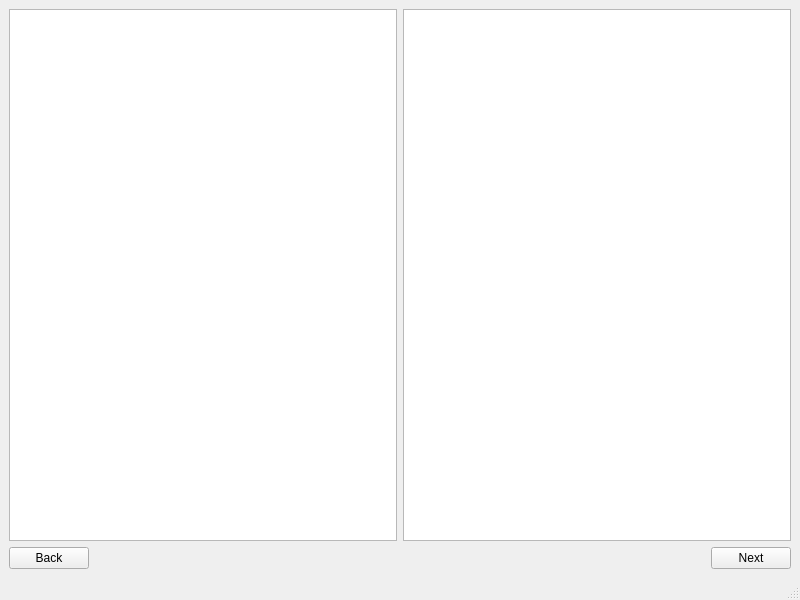
<?xml version="1.0" encoding="UTF-8"?>
<ui version="4.0">
 <class>RecipePageTypeOne</class>
 <widget class="QMainWindow" name="RecipePageTypeOne">
  <property name="geometry">
   <rect>
    <x>0</x>
    <y>0</y>
    <width>800</width>
    <height>600</height>
   </rect>
  </property>
  <property name="windowTitle">
   <string>MainWindow</string>
  </property>
  <widget class="QWidget" name="centralwidget">
   <layout class="QGridLayout" name="gridLayout">
    <item row="0" column="0">
     <widget class="QGraphicsView" name="imageGraphicsView"/>
    </item>
    <item row="1" column="0" alignment="Qt::AlignLeft">
     <widget class="QPushButton" name="backButton">
      <property name="text">
       <string>Back</string>
      </property>
     </widget>
    </item>
    <item row="1" column="1" alignment="Qt::AlignRight">
     <widget class="QPushButton" name="nextButton">
      <property name="text">
       <string>Next</string>
      </property>
     </widget>
    </item>
    <item row="0" column="1">
     <widget class="QTextBrowser" name="recipeTextField"/>
    </item>
   </layout>
  </widget>
  <widget class="QMenuBar" name="menubar">
   <property name="geometry">
    <rect>
     <x>0</x>
     <y>0</y>
     <width>800</width>
     <height>21</height>
    </rect>
   </property>
  </widget>
  <widget class="QStatusBar" name="statusbar"/>
 </widget>
 <resources/>
 <connections/>
</ui>
